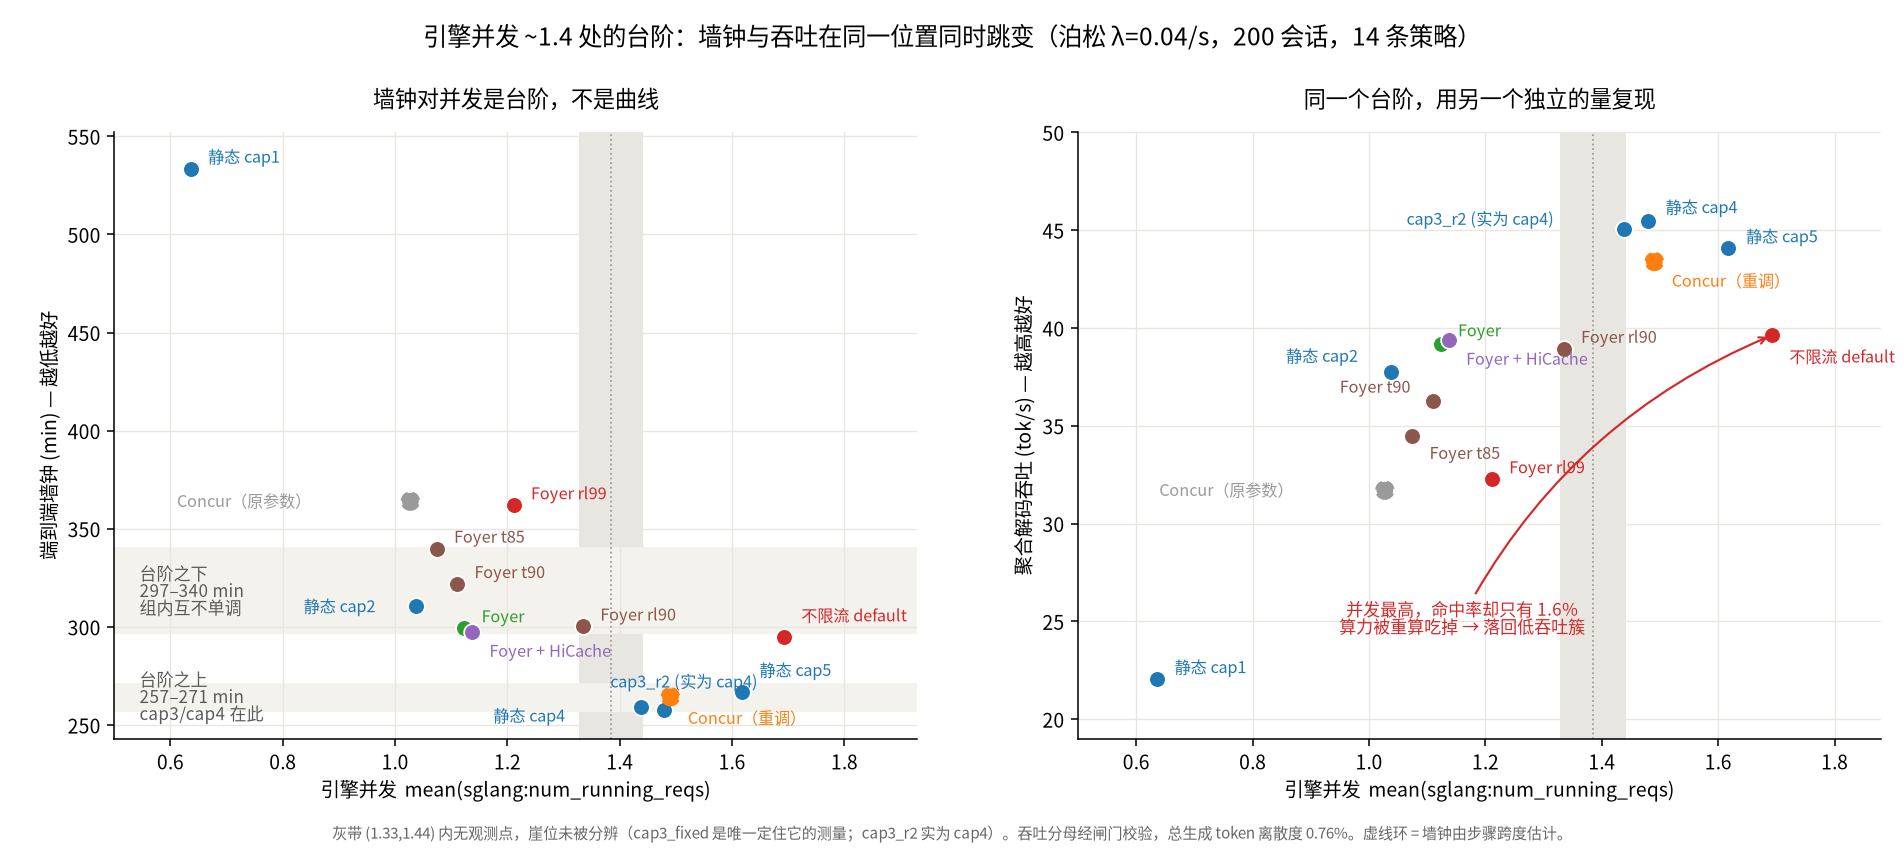

Source code (Python):
#!/usr/bin/env python3
"""The step: wall clock versus ENGINE concurrency, and its throughput counterpart.

This is the figure for the paper's first contribution, and it did not exist before
2026-09-21 because the step was not visible while the x axis was session-level
concurrency (which includes tool_wait and therefore compresses the range).

Two panels, same x:

  left   wall clock, showing two bands with a gap and no transition between them
  right  aggregate decode throughput, the independent verification, which steps in
         the same place. `default` is called out: it has the highest engine
         concurrency of any run and still lands in the LOW throughput cluster,
         because its 1.6% cache hit rate sends its compute to recompute.

Engine concurrency (mean of sglang:num_running_reqs) and throughput come from
metrics.csv; wall clock and hit rate come from metadata.json, so the wall clock here
matches every table in the paper. A run is plotted only if its KV pool passed the
same guard the pipeline uses.

    fig_step.py <results_dir> <out_dir>
"""
import csv
import json
import os
import sys

import matplotlib

matplotlib.use("Agg")
import matplotlib.pyplot as plt

RESULTS = sys.argv[1] if len(sys.argv) > 1 else "/data/xbw/turnstile/results/night"
OUT = sys.argv[2] if len(sys.argv) > 2 else "."
EXPECT_POOL = 101432
POOL_TOL = 20

plt.rcParams["font.sans-serif"] = ["Noto Sans CJK SC", "Noto Sans CJK JP", "DejaVu Sans"]
plt.rcParams["axes.unicode_minus"] = False
plt.rcParams["figure.dpi"] = 140

STATIC_C, FOYER_C, FOYER_HC_C = "#1f77b4", "#2ca02c", "#9467bd"
CONCUR_C, GUARD_C, BAD_C = "#ff7f0e", "#8c564b", "#d62728"
GRAY = "#9a9a9a"

# (label, run dir, colour, label offset in the LEFT panel, ... in the RIGHT panel)
#
# Two offset sets because the two panels have different y values for the same x, so
# a single offset that clears a neighbour on one panel collides on the other. The
# crowded x-range is 1.03-1.14, where six arms sit within 0.11 of each other; those
# six are the reason this is hand-placed rather than automated.
ROWS = [
    ("静态 cap1", "pois200_cap1", STATIC_C, (9, 3), (9, 3)),
    ("静态 cap2", "pois200_cap2", STATIC_C, (-58, -3), (-54, 5)),
    ("cap3_r2 (实为 cap4)", "pois200_cap3_r2", STATIC_C, (-16, 10), (-112, 2)),
    ("静态 cap4", "pois200_cap4", STATIC_C, (-88, -6), (9, 4)),
    ("静态 cap5", "pois200_cap5", STATIC_C, (9, 8), (9, 3)),
    ("Foyer", "pois200_foyer", FOYER_C, (9, 3), (9, 4)),
    ("Foyer + HiCache", "pois200_foyer_hc", FOYER_HC_C, (9, -13), (9, -13)),
    ("Foyer t90", "pois200_foyer_t90", GUARD_C, (9, 3), (-48, 4)),
    ("Foyer t85", "pois200_foyer_t85", GUARD_C, (9, 3), (9, -12)),
    ("Foyer rl90", "pois200_foyer_rl90", GUARD_C, (9, 3), (9, 3)),
    ("Foyer rl99", "pois200_foyer_rl99", BAD_C, (9, 3), (9, 3)),
    ("Concur（重调）", "pois200_aimd2", CONCUR_C, (9, -14), (9, -13)),
    ("Concur（原参数）", "pois200_aimd2_paper", GRAY, (-120, -3), (-116, -3)),
    ("不限流 default", "pois200_default", BAD_C, (9, 8), (9, -14)),
]
DEFAULT_RUN = "pois200_default"


def load(run):
    d = os.path.join(RESULTS, run)
    mp, sp = os.path.join(d, "metrics.csv"), os.path.join(d, "summary.json")
    if not (os.path.exists(mp) and os.path.exists(sp)):
        return None
    try:
        meta = json.load(open(os.path.join(d, "metadata.json")))
        pool = meta.get("pool_tokens")
        if pool is None or abs(pool - EXPECT_POOL) > POOL_TOL:
            return None
    except (OSError, ValueError):
        return None

    ts, gen, running = [], [], []
    with open(mp) as fh:
        for row in csv.DictReader(fh):
            try:
                ts.append(float(row["ts"]))
                gen.append(float(row["sglang:generation_tokens_total"]))
                running.append(float(row["sglang:num_running_reqs"]))
            except (ValueError, TypeError, KeyError):
                pass
    if len(ts) < 500:
        return None
    span_min = (ts[-1] - ts[0]) / 60.0
    if span_min < 60:                       # partial run: still going or killed
        return None

    with open(sp) as fh:
        summ = json.load(fh)

    # Wall clock: metadata's own `wall_s` when the run finalised, otherwise the span
    # of the completed steps. The fallback exists because two arms (both of them
    # Concur's) were killed by the box's process-reaper and never wrote `wall_s`.
    # Falling back to the METRICS span instead would be wrong here — the metrics
    # scraper starts after the server is up and stops before teardown, so it reports
    # 370.7 for a run whose session replay actually took 364.0, and that number would
    # then disagree with every table in the paper. Flagged so the reader knows which
    # points carry an estimated wall rather than a recorded one.
    wall_s = meta.get("wall_s")
    estimated = wall_s is None
    if estimated:
        st = []
        try:
            with open(os.path.join(d, "steps.jsonl")) as fh:
                for line in fh:
                    line = line.strip()
                    if line:
                        st.append(json.loads(line).get("complete_timestamp"))
        except (OSError, ValueError):
            pass
        st = [t for t in st if t]
        if len(st) < 2:
            return None
        wall_min = (max(st) - min(st)) / 60.0
    else:
        wall_min = wall_s / 60.0

    return {
        "conc": sum(running) / len(running),
        "tok_s": max(gen) / (span_min * 60),
        "wall": wall_min,
        "estimated": estimated,
        # Prefix hit rate lives in the runner's replay block, not at the top level.
        "hit": 100.0 * (summ.get("replay", {}).get("server_prefix_hit_rate") or 0.0),
    }


def main():
    data = []
    for label, run, colour, off_l, off_r in ROWS:
        got = load(run)
        if got is None:
            print("skip %s (incomplete or pool not aligned)" % run)
            continue
        got.update(label=label, run=run, colour=colour, off_l=off_l, off_r=off_r)
        data.append(got)
    if not data:
        print("nothing to plot")
        return 1
    data.sort(key=lambda r: r["conc"])

    fig, (axL, axR) = plt.subplots(1, 2, figsize=(13.6, 6.1))
    fig.subplots_adjust(left=0.060, right=0.988, top=0.845, bottom=0.135, wspace=0.20)

    # The divide the data shows. Not a fitted threshold: there is no observation
    # between conc 1.33 and 1.44, so any line in that gap describes the data equally
    # well. Drawn as a band to say so rather than pretending to a precise cut.
    for ax in (axL, axR):
        ax.axvspan(1.33, 1.44, color="#e8e6e0", zorder=0)
        ax.axvline(1.385, color=GRAY, lw=0.9, ls=":", zorder=1)
        ax.grid(True, color="#e8e6e0", lw=0.7, zorder=0)
        ax.set_axisbelow(True)
        for s in ("top", "right"):
            ax.spines[s].set_visible(False)
        ax.set_xlabel("引擎并发  mean(sglang:num_running_reqs)")

    for r in data:
        # An estimated wall clock gets a dashed ring rather than being silently
        # identical to a recorded one — the provenance of a number the whole figure
        # is about should be visible on the figure.
        ring = dict(edgecolor=r["colour"] if r["estimated"] else "white",
                    linewidth=1.4 if r["estimated"] else 0.9, linestyle="--" if r["estimated"] else "-")
        for ax, yk in ((axL, "wall"), (axR, "tok_s")):
            ax.scatter(r["conc"], r[yk], s=74, color=r["colour"], zorder=3, **ring)
        axL.annotate(r["label"], (r["conc"], r["wall"]), textcoords="offset points",
                     xytext=r["off_l"], fontsize=8.4, color=r["colour"], zorder=4)
        axR.annotate(r["label"], (r["conc"], r["tok_s"]), textcoords="offset points",
                     xytext=r["off_r"], fontsize=8.4, color=r["colour"], zorder=4)

    axL.set_ylabel("端到端墙钟 (min) — 越低越好")
    axL.set_title("墙钟对并发是台阶，不是曲线", fontsize=11.5, pad=13)
    axL.set_ylim(243, 552)
    axL.set_xlim(0.50, 1.93)
    # Shade the two bands themselves rather than floating a caption near them: the
    # claim IS that the data occupies two disjoint ranges, so the ranges should be
    # the thing you see. Every one of the 14 arms falls inside one band or the other.
    axL.axhspan(297.0, 340.0, color="#f4f2ec", zorder=0)
    axL.axhspan(257.0, 271.0, color="#f4f2ec", zorder=0)
    # Both captions live in the empty left margin: nothing is plotted below y=400 for
    # x<1.0, so the text never has to dodge a point.
    axL.text(0.545, 318.5, "台阶之下\n297–340 min\n组内互不单调",
             fontsize=8.8, color="#5a5a5a", ha="left", va="center", zorder=2)
    axL.text(0.545, 264.0, "台阶之上\n257–271 min\ncap3/cap4 在此", fontsize=8.8,
             color="#5a5a5a", ha="left", va="center", zorder=2)

    axR.set_ylabel("聚合解码吞吐 (tok/s) — 越高越好")
    axR.set_title("同一个台阶，用另一个独立的量复现", fontsize=11.5, pad=13)
    axR.set_ylim(19, 50)
    axR.set_xlim(0.50, 1.88)
    d = next((r for r in data if r["run"] == DEFAULT_RUN), None)
    if d:
        # Short, placed in the empty lower-middle, arrow to the point it describes.
        axR.annotate("并发最高，命中率却只有 1.6%\n算力被重算吃掉 → 落回低吞吐簇",
                     xy=(d["conc"], d["tok_s"]), xytext=(1.16, 24.4),
                     fontsize=8.8, color=BAD_C, ha="center",
                     arrowprops=dict(arrowstyle="->", color=BAD_C, lw=1.1,
                                     connectionstyle="arc3,rad=-0.18"),
                     zorder=4)

    fig.suptitle("引擎并发 ~1.4 处的台阶：墙钟与吞吐在同一位置同时跳变"
                 "（泊松 λ=0.04/s，200 会话，14 条策略）",
                 fontsize=12.6, y=0.972)
    fig.text(0.5, 0.018,
             "灰带 (1.33,1.44) 内无观测点，崖位未被分辨（cap3_fixed 是唯一定住它的测量；cap3_r2 实为 cap4）。"
             "吞吐分母经闸门校验，总生成 token 离散度 0.76%。虚线环 = 墙钟由步骤跨度估计。",
             ha="center", fontsize=7.8, color="#666")
    path = os.path.join(OUT, "fig_step.png")
    fig.savefig(path)
    print("wrote %s" % path)
    for r in data:
        print("  %-20s conc=%.2f wall=%.1f tok/s=%.1f hit=%.1f%%" %
              (r["label"], r["conc"], r["wall"], r["tok_s"], r["hit"]))
    return 0


if __name__ == "__main__":
    sys.exit(main())
